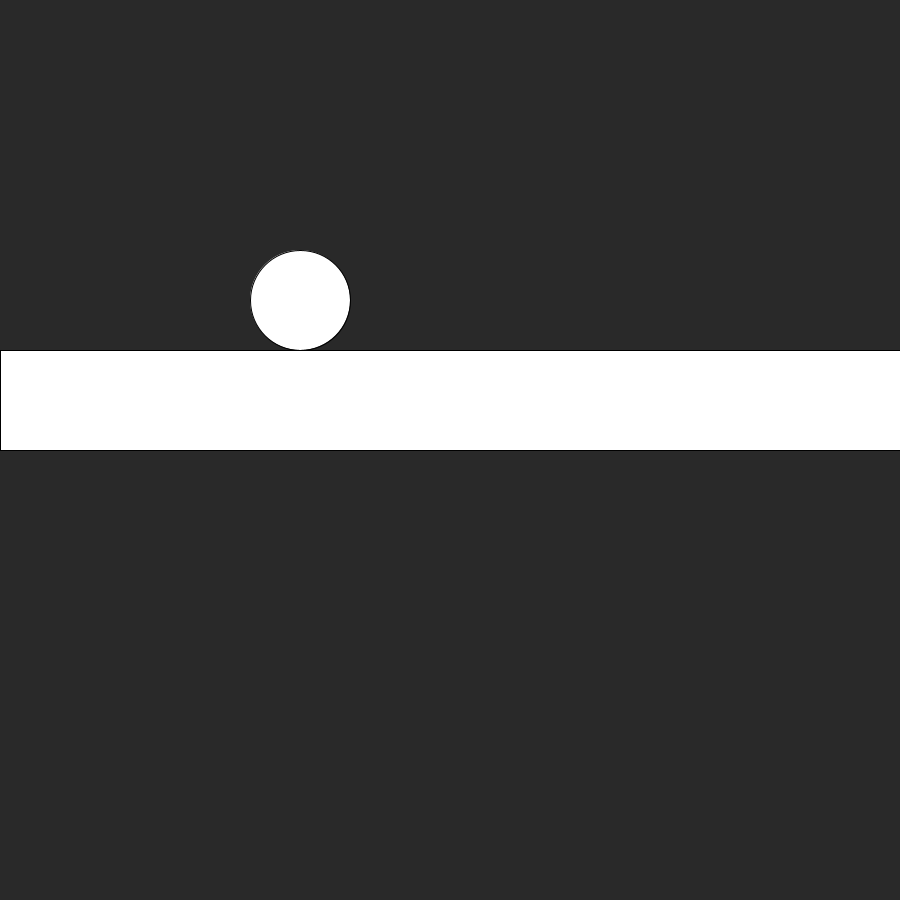
Frame 1 (no input)
Frame 60 (the mouse pressed at the canvas centre just before this capture): identical to frame 1, image omitted
Frame 120 (the mouse held since frame 60 and released just before this capture): identical to frame 1, image omitted

The Processing sketch that drew this single still picture (run headless with seeded random() and noise(); from frame 60 on, the mouse is pressed at the canvas centre):

// Processing sketch: basic_BALL
// ── basic_BALL.pde
float y = 300;
float x = 300;
float v = 0;
float richting = 0;
boolean sprint = false;
float sprintv = 2;


void setup()
{
  size(900,900);
}

void draw()
{
  background(41);
  ellipse(x,y,100,100);
  rect(0,350,900,100);
 
  if ( y > 300)
  {
    y = 300;
  }
  if (sprint == true)
  {
    sprintv = 5;
  }
    
  
  if(richting == 1)
  {
  
    if ( y == 300)
    {
      v = 20;
    }
    v = v - 1;
    y = y - v;
  
    if(v < -18)
  {
   v = 0; 
    richting = 0;
  }
  }
  if(richting == 2)
{
 
if( y < 299)
    {
    x = x + sprintv;
    y = y - v;
    v = v - 1;
    }
  if ( y == 300)
  {
   x = x + sprintv;
  }
    
    

}
  if(richting == 3)
  {
    if( y < 299)
    {
    x = x - sprintv;
    y = y - v;
    v = v - 1;
    }
    if ( y == 300)
    {
      x = x - sprintv;
    }
    
    else
    x = x - sprintv;
    
 
  }
 
 if(y > 300)
  {
   
    richting = 0;
  }  

    

  
 if (keyPressed)
 {
   if(key == 'w')
   richting = 1;
 }
 {
   if(key == 'd')
   richting = 2;
 }
  if(key== 'a')
  {
    richting = 3;
  }
  if(key=='e')
  {
  sprintv = 5;
  }
  if (key=='r')
  {
    sprintv = 2;
  }
  if (key=='s')
  {
    richting = 0;
  }



  

}
  
  
